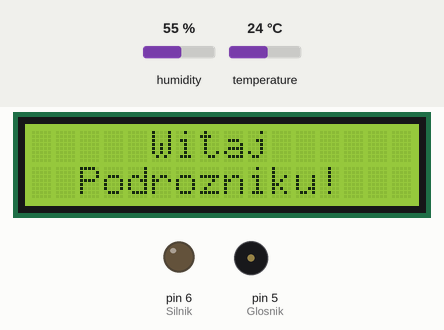
This sketch was run on a simulated Arduino Uno, built with avr-gcc and run on an emulated ATmega328P. On the bench: 16×2 character LCD, output pins drawn as LEDs (lit = HIGH), buzzer (waves = sounding). The inputs (shaded band) are chosen by the test bench; at power-on: humidity 55 %, temperature 24 °C.

Above: at 36.5 s.
At 38.0 s:
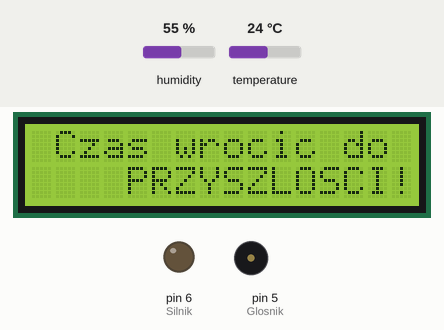
At 66.1 s:
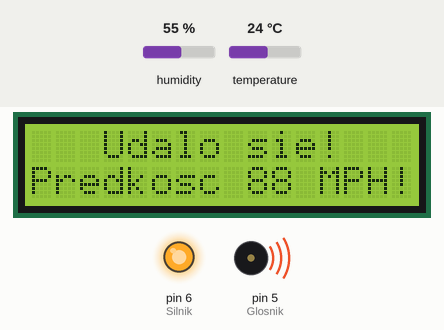
At 91.9 s:
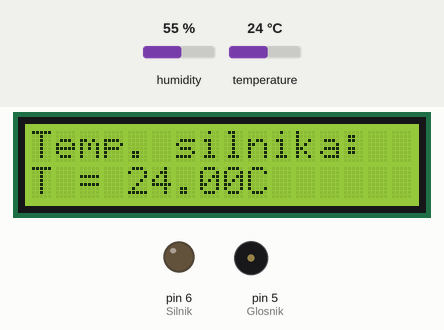
Timing chart, 0 to 93.4 s (numbered marks = the images above):
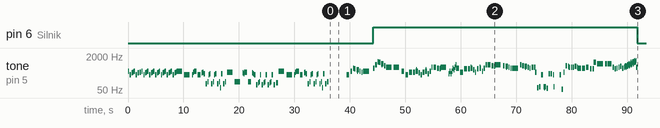

The sketch:

MusicBoxinProgress.ino
```cpp
//Kod do pozytywki
//Założenia: Odpala się muzyka + LCD -->  Rusza silnik --> Rusza pomiar temperatury i wilgotnosci --> Wynik pomiarow wyswietla sie na LCD
//Silnik podlaczyc do PWM by regulowac rozpedzanie sie silnika

//Sekcja muzyczna
#include "pitches.h" // podpiecie biblioteki z muzyka
const int Glosnik = 5; // pin, pod ktory podepniemy glosnik; buzzer tone
//melodia, ktora ma odtworzyc
int melody[] = {
  NOTE_C4, NOTE_G4, NOTE_C5, NOTE_B4, NOTE_A4, NOTE_G4, NOTE_A4, NOTE_G4, NOTE_F4, NOTE_G4, 0, NOTE_C5, NOTE_G5, NOTE_C6, NOTE_B5, NOTE_A5, NOTE_G5, NOTE_A5, NOTE_F5, NOTE_D5, NOTE_D5,
  NOTE_G4, NOTE_C4, NOTE_F4, NOTE_F4, NOTE_G4, NOTE_A4, NOTE_G4, NOTE_E4, NOTE_C4, NOTE_F4, NOTE_G4, NOTE_A4, NOTE_G4, NOTE_D4, NOTE_G4, NOTE_D5, NOTE_D5, NOTE_C5, NOTE_B4, NOTE_C5,
  NOTE_D5, NOTE_D4, NOTE_G4, NOTE_D4, NOTE_G4, NOTE_C5, NOTE_A4, NOTE_D5, NOTE_G5, NOTE_C5, NOTE_F4, NOTE_B4, NOTE_B4, NOTE_C5, NOTE_D5, NOTE_C5, NOTE_A4, NOTE_F4, NOTE_B4, NOTE_C5,
  NOTE_D5, NOTE_C5, NOTE_G4, NOTE_C5, NOTE_G5, NOTE_G5, NOTE_F5, NOTE_E5, NOTE_F5, NOTE_G5, NOTE_F5, NOTE_E5, NOTE_D5, NOTE_E5, NOTE_D5, NOTE_C5, NOTE_C5, NOTE_G5, NOTE_F5, NOTE_E5,
  NOTE_D5, NOTE_E5, NOTE_D5, NOTE_C5, NOTE_D5, NOTE_D5, NOTE_D5, NOTE_D5, NOTE_F4, NOTE_C2, NOTE_D2, NOTE_C4, NOTE_D2, NOTE_C2, NOTE_D2, NOTE_B1, NOTE_D4, NOTE_D4, NOTE_C4, NOTE_D2,
  NOTE_C4, NOTE_A1, NOTE_F4, NOTE_F5, NOTE_E5, NOTE_D5, NOTE_D5, NOTE_D5, NOTE_D5, NOTE_E5, NOTE_D5, NOTE_C5, NOTE_C5, NOTE_C5, NOTE_D5, NOTE_B4, NOTE_B4, NOTE_B4, NOTE_B5, NOTE_A5,
  NOTE_A5, NOTE_A5, NOTE_A5, NOTE_A5, NOTE_D5, NOTE_B4, NOTE_C5, NOTE_D5, NOTE_E5, NOTE_C5, NOTE_D5, NOTE_E5, NOTE_F5, NOTE_D5, NOTE_E5, NOTE_F5, NOTE_G5, NOTE_E5, NOTE_F5, NOTE_G5,
  NOTE_A5, NOTE_F5, NOTE_G5, NOTE_A5, NOTE_B5, NOTE_G5, NOTE_A5, NOTE_B5, NOTE_C6, NOTE_A5, NOTE_B5, NOTE_C6, NOTE_D6, NOTE_B5, NOTE_C6, NOTE_D6, NOTE_D5, NOTE_D5
};

// czas trawania kazdego tonu; dla mnie - cala nuta - 1, polnuta - 2, cwiercnuta - 4, osemka - 8, szesnastka - 16 itd.
int noteDurations[] = {
  2,3,8,3,16,16,4,4,4,1,4,4,3,8,3,16,16,4,4,1,1,2,2,2,3,16,16,4,4,4,3,32,32,4,4,4,4,2,3,16,16,1,8,8,8,8,8,8,8,8,2,2,2,3,32,32,4,4,4,3,32,32,4,4,4,4,2,3,16,16,1,3,16,16,4,4,4,1,4,3,16,16,4,4,4,
  8,4,16,16,4,4,4,3,16,16,4,4,4,3,16,16,4,4,4,3,16,16,4,4,4,3,16,16,2,2,2,3,16,16,2,1,3,16,16,2,4,4,4,4,4,4,16,16,16,16,16,16,61,16,16,16,16,16,16,16,16,16,16,16,16,16,16,16,16,16,16,16,16,16,
  16,16,16,16,16,1,1
};

int MelodiaGOT[] = {
  NOTE_G4, NOTE_C4, NOTE_E4, NOTE_F4, NOTE_G4, NOTE_C4, NOTE_E4, NOTE_F4, NOTE_G4, NOTE_C4, NOTE_E4, NOTE_F4, NOTE_G4, NOTE_C4, NOTE_E4, NOTE_F4, NOTE_G4, NOTE_C4, NOTE_E4, NOTE_F4,
  NOTE_G4, NOTE_C4, NOTE_E4, NOTE_F4, NOTE_G4, NOTE_C4, NOTE_E4, NOTE_F4, NOTE_G4, NOTE_C4, NOTE_E4, NOTE_F4, NOTE_G4, NOTE_C4, NOTE_C4, NOTE_F4, NOTE_G4, NOTE_C4, NOTE_E4, NOTE_F4,
  NOTE_D4, NOTE_G2, NOTE_B2, NOTE_C4, NOTE_D4, NOTE_G2, NOTE_B2, NOTE_C4, NOTE_D4, NOTE_G2, NOTE_B2, NOTE_C2, NOTE_D4, NOTE_G2, NOTE_B2, NOTE_F4, NOTE_B2, NOTE_E4, NOTE_D4, NOTE_F4,
  NOTE_B2, NOTE_E4, NOTE_D4, NOTE_C4, NOTE_F2, NOTE_A2, NOTE_B2, NOTE_C4, NOTE_F2, NOTE_A2, NOTE_B2, NOTE_C4, NOTE_F2, NOTE_A2, NOTE_B2, NOTE_C4, NOTE_F2, NOTE_A2, NOTE_G4, NOTE_C4,
  NOTE_C4, NOTE_F4, NOTE_G4, NOTE_C4, NOTE_E4, NOTE_F4, NOTE_D4, NOTE_G2, NOTE_B2, NOTE_C4, NOTE_D4, NOTE_G2, NOTE_B2, NOTE_C4, NOTE_D4, NOTE_G2, NOTE_B2, NOTE_C2, NOTE_D4, NOTE_G2,
  NOTE_B2, NOTE_F4, NOTE_B2, NOTE_E4, NOTE_D4, NOTE_F4, NOTE_B2, NOTE_E4, NOTE_D4, NOTE_C4, NOTE_G2, NOTE_A2, NOTE_B2, NOTE_C4, NOTE_G2, NOTE_A2, NOTE_B2, NOTE_C4, NOTE_G2, NOTE_A2,
  NOTE_B2, NOTE_C4, NOTE_G4, NOTE_C4
};

int TempoGOT[] = {
  4,4,8,8,4,4,4,4,4,4,8,8,4,4,8,8,4,4,8,8,4,4,8,8,4,4,8,8,4,4,8,8,1,1,8,8,2,2,8,8,4,4,8,8,4,4,8,8,4,4,8,8,4,4,4,1,1,8,8,2,2,8,8,4,4,8,8,4,4,8,8,4,4,8,8,4,3,3,1,1,8,8,2,2,8,8,4,4,
  8,8,4,4,8,8,4,4,8,8,4,4,4
};


//Sekcja LCD -> używam rezystora 220 ohm
#include <LiquidCrystal.h> //biblioteka LCD
const int rs = 13, en = 12, d4 = 11, d5 = 10, d6 = 9, d7 = 8; //Gdzie podlaczamy piny
LiquidCrystal lcd(rs, en, d4, d5, d6, d7);

//Sekcja silnika
const int Silnik = 6; //Pamietac by silnik podlaczyc do pinu PWM

//Sekcja temperatury --> Uzywam rezystora 4,7 k ohm
#include "dht.h"
#define dhtPin 7 //podlaczenie pinu Temperatury, nie musi byc PWM
dht DHT;

void setup() {
  for (int Nuta = 0; Nuta < 124; Nuta++) {
  int CzasNuty = 1000 / TempoGOT[Nuta];
  tone(Glosnik, MelodiaGOT[Nuta], CzasNuty); //
  int Przerwa = CzasNuty * 1.40; //przerwa miedzy nutami, pierwotny autor zalecal 1.3
  delay(Przerwa);
  noTone(Glosnik);
  }
  pinMode(Silnik, OUTPUT); //Zdefiniowanie silnika jako wyjscie
  lcd.begin(16,2); //zainicjowanie wyswietlacza lcd 16x2
  lcd.setCursor(5,0);
  lcd.print("Witaj"); // ta wiadomosc wyswietli sie w gornej linijce od lewej.
  lcd.setCursor(2, 1);
  lcd.print("Podrozniku!"); // Ta wiadomosc wyswietli sie w drugiej linijce od lewej.
  delay(1500); // czekaj 1,5 sekundy
  lcd.clear();
  lcd.setCursor(1,0);
  lcd.print("Czas wrocic do");
  lcd.setCursor(4,1);
  lcd.print("PRZYSZLOSCI!");
  delay(1500);
  //petla muzyczna na start
  for (int thisNote = 0; thisNote < 159; thisNote++) {
    int noteDuration = 1000 / noteDurations[thisNote];
    tone(Glosnik, melody[thisNote], noteDuration); //
    int pauseBetweenNotes = noteDuration * 1.40; //przerwa miedzy nutami, pierwotny autor zalecal 1.3
    delay(pauseBetweenNotes);
    noTone(Glosnik);
    if (thisNote == 10)
    {
    digitalWrite(Silnik,64); //silnik zasilony w 25%
    lcd.clear();
    lcd.setCursor(1,0);
    lcd.print("Przyspieszasz!"); // ta wiadomosc wyswietli sie w gornej linijce od lewej.
    lcd.setCursor(0, 1);
    lcd.print("Predkosc 20 MPH!"); // Ta wiadomosc wyswietli sie w drugiej linijce od lewej.
    }
    if (thisNote == 28)
    {
    digitalWrite(Silnik,127); //silnik zasilony w 50%
    lcd.setCursor(0, 1);
    lcd.print("Predkosc 44 MPH!"); // Ta wiadomosc wyswietli sie w drugiej linijce od lewej.
    }
    if (thisNote == 51)
    {
    digitalWrite(Silnik,255); //silnik zasilony w 100%
    lcd.clear();
    lcd.setCursor(3,0);
    lcd.print("Udalo sie!"); // ta wiadomosc wyswietli sie w gornej linijce od lewej.
    lcd.setCursor(0, 1);
    lcd.print("Predkosc 88 MPH!"); // Ta wiadomosc wyswietli sie w drugiej linijce od lewej.
    }
    if (thisNote == 70)
    {
    lcd.clear();
    lcd.setCursor(2,0);
    lcd.print("Skok udany!");
    lcd.setCursor(2,1);
    lcd.print("Parametry OK");
    }
    if (thisNote == 100)
    {
    lcd.clear();
    lcd.setCursor(3,0);
    lcd.print("Rozpocznij");
    lcd.setCursor(4,1);
    lcd.print("Pomiary!");
    delay(1000);
    }
  }
}

void loop() {
  int chk = DHT.read11(dhtPin);
  digitalWrite(Silnik,0);
  lcd.clear();
  lcd.setCursor(0,0);
  lcd.print("Temp. silnika:");
  lcd.setCursor(0,1);
  lcd.print("T = " + String(DHT.temperature) + "C");
  delay(1000);
  lcd.clear();
  lcd.setCursor(0,0);
  lcd.print("Woda w Mr.Fusion");
  lcd.setCursor(0,1);
  lcd.print("H = " + String(DHT.humidity) + "%");
  delay(1000);

  /*for (int Nuta = 0; Nuta < 124; Nuta++) {
  int CzasNuty = 1000 / TempoGOT[Nuta];
  tone(Glosnik, MelodiaGOT[Nuta], CzasNuty); //
  int Przerwa = CzasNuty * 1.40; //przerwa miedzy nutami, pierwotny autor zalecal 1.3
  delay(Przerwa);
  noTone(Glosnik);
  }*/
}
```

pitches.h
```cpp
/*************************************************
 * Public Constants
 *************************************************/

#define NOTE_B0  31
#define NOTE_C1  33
#define NOTE_CS1 35
#define NOTE_D1  37
#define NOTE_DS1 39
#define NOTE_E1  41
#define NOTE_F1  44
#define NOTE_FS1 46
#define NOTE_G1  49
#define NOTE_GS1 52
#define NOTE_A1  55
#define NOTE_AS1 58
#define NOTE_B1  62
#define NOTE_C2  65
#define NOTE_CS2 69
#define NOTE_D2  73
#define NOTE_DS2 78
#define NOTE_E2  82
#define NOTE_F2  87
#define NOTE_FS2 93
#define NOTE_G2  98
#define NOTE_GS2 104
#define NOTE_A2  110
#define NOTE_AS2 117
#define NOTE_B2  123
#define NOTE_C3  131
#define NOTE_CS3 139
#define NOTE_D3  147
#define NOTE_DS3 156
#define NOTE_E3  165
#define NOTE_F3  175
#define NOTE_FS3 185
#define NOTE_G3  196
#define NOTE_GS3 208
#define NOTE_A3  220
#define NOTE_AS3 233
#define NOTE_B3  247
#define NOTE_C4  262
#define NOTE_CS4 277
#define NOTE_D4  294
#define NOTE_DS4 311
#define NOTE_E4  330
#define NOTE_F4  349
#define NOTE_FS4 370
#define NOTE_G4  392
#define NOTE_GS4 415
#define NOTE_A4  440
#define NOTE_AS4 466
#define NOTE_B4  494
#define NOTE_C5  523
#define NOTE_CS5 554
#define NOTE_D5  587
#define NOTE_DS5 622
#define NOTE_E5  659
#define NOTE_F5  698
#define NOTE_FS5 740
#define NOTE_G5  784
#define NOTE_GS5 831
#define NOTE_A5  880
#define NOTE_AS5 932
#define NOTE_B5  988
#define NOTE_C6  1047
#define NOTE_CS6 1109
#define NOTE_D6  1175
#define NOTE_DS6 1245
#define NOTE_E6  1319
#define NOTE_F6  1397
#define NOTE_FS6 1480
#define NOTE_G6  1568
#define NOTE_GS6 1661
#define NOTE_A6  1760
#define NOTE_AS6 1865
#define NOTE_B6  1976
#define NOTE_C7  2093
#define NOTE_CS7 2217
#define NOTE_D7  2349
#define NOTE_DS7 2489
#define NOTE_E7  2637
#define NOTE_F7  2794
#define NOTE_FS7 2960
#define NOTE_G7  3136
#define NOTE_GS7 3322
#define NOTE_A7  3520
#define NOTE_AS7 3729
#define NOTE_B7  3951
#define NOTE_C8  4186
#define NOTE_CS8 4435
#define NOTE_D8  4699
#define NOTE_DS8 4978
```

Measured:
- by itself, pin 6 (Silnik): HIGH → LOW at 91.9 s
- what the display in image 0 shows lasts 1.5 s, from 36.4 s to 37.9 s
